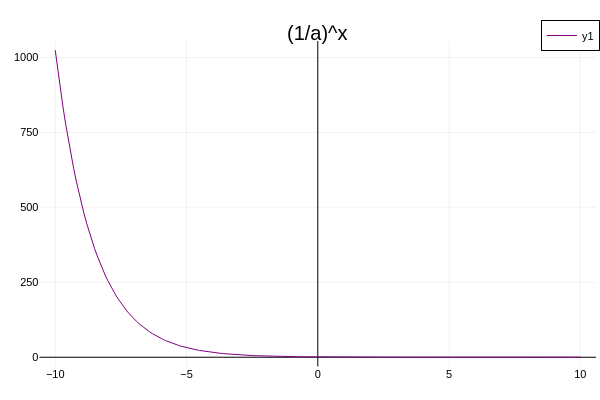

Notebook code cell kept with this figure:
### Markdown cell above
#### f = (1/a)^x , 0<a<1 (LATEX)

### Code cell
x = -10:0.1:10
f(x) = (1/2)^x

plot(x,f,color=:purple, framestyle=:zerolines, title="(1/a)^x")

### Figure 1 — Plotly figure (JSON) as saved in the notebook; plotly's stock layout.template omitted (floating-point values rounded to 4 significant figures; data arrays with more than 128 entries replaced by an {"elided": "..."} marker saying what was removed)
{"data": [{"colorbar": {"len": 0.9039, "title": "", "x": 0.9934, "y": 0.4896}, "legendgroup": "y1", "line": {"color": "rgba(128, 0, 128, 1.000)", "dash": "solid", "shape": "linear", "width": 1}, "mode": "lines", "name": "y1", "showlegend": true, "type": "scatter", "x": {"elided": "201 float values"}, "xaxis": "x", "y": {"elided": "201 float values"}, "yaxis": "y"}], "layout": {"annotations": [{"font": {"color": "rgba(0, 0, 0, 1.000)", "family": "sans-serif", "size": 20}, "rotation": 0, "showarrow": false, "text": "(1/a)^x", "x": 0.5296, "xanchor": "center", "xref": "paper", "y": 1, "yanchor": "top", "yref": "paper"}], "height": 400, "legend": {"bgcolor": "rgba(255, 255, 255, 1.000)", "bordercolor": "rgba(0, 0, 0, 1.000)", "borderwidth": 1, "font": {"color": "rgba(0, 0, 0, 1.000)", "family": "sans-serif", "size": 11}, "title": {"font": {"color": "rgba(0, 0, 0, 1.000)", "family": "sans-serif", "size": 15}, "text": ""}, "tracegroupgap": 0, "traceorder": "normal", "x": 1, "xanchor": "auto", "y": 1, "yanchor": "auto"}, "margin": {"b": 20, "l": 0, "r": 0, "t": 20}, "paper_bgcolor": "rgba(255, 255, 255, 1.000)", "plot_bgcolor": "rgba(255, 255, 255, 1.000)", "showlegend": true, "width": 600, "xaxis": {"anchor": "y", "domain": [0.06582, 0.9934], "gridcolor": "rgba(0, 0, 0, 0.100)", "gridwidth": 0.5, "linecolor": "rgba(0, 0, 0, 1.000)", "mirror": false, "range": [-10.6, 10.6], "showgrid": true, "showline": false, "showticklabels": true, "tickangle": 0, "tickcolor": "rgba(0, 0, 0, 0.000)", "tickfont": {"color": "rgba(0, 0, 0, 1.000)", "family": "sans-serif", "size": 11}, "tickmode": "array", "ticks": "inside", "ticktext": ["−10", "−5", "0", "5", "10"], "tickvals": [-10, -5, 0, 5, 10], "title": "", "titlefont": {"color": "rgba(0, 0, 0, 1.000)", "family": "sans-serif", "size": 15}, "type": "-", "visible": true, "zeroline": true, "zerolinecolor": "rgba(0, 0, 0, 1.000)"}, "yaxis": {"anchor": "x", "domain": [0.03762, 0.9415], "gridcolor": "rgba(0, 0, 0, 0.100)", "gridwidth": 0.5, "linecolor": "rgba(0, 0, 0, 1.000)", "mirror": false, "range": [-30.72, 1055.0], "showgrid": true, "showline": false, "showticklabels": true, "tickangle": 0, "tickcolor": "rgba(0, 0, 0, 0.000)", "tickfont": {"color": "rgba(0, 0, 0, 1.000)", "family": "sans-serif", "size": 11}, "tickmode": "array", "ticks": "inside", "ticktext": ["0", "250", "500", "750", "1000"], "tickvals": [0, 250, 500, 750, 1000], "title": "", "titlefont": {"color": "rgba(0, 0, 0, 1.000)", "family": "sans-serif", "size": 15}, "type": "-", "visible": true, "zeroline": true, "zerolinecolor": "rgba(0, 0, 0, 1.000)"}}}
